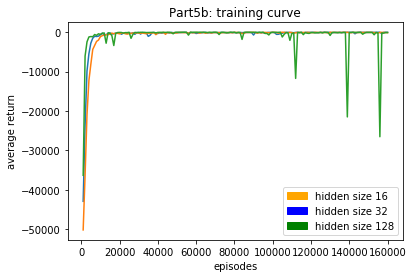

Write Python code to recreate this figure.
#!/usr/bin/env python2
# -*- coding: utf-8 -*-
"""
Created on Wed Mar 28 21:54:10 2018

@author: liuxiaoqin
"""
import matplotlib.patches as mpatches
import matplotlib.pyplot as plt
import numpy as np

fl = open("5b1.txt","r")
fl2 = open("5b2.txt","r")
fl3 = open("5b3.txt","r")
xdata =[]
ydata =[]
count = 1000
for i in fl.readlines():
    [float(s) for s in i.split() if s.isdigit()]
    s = float(s)
    xdata.append(count)
    ydata.append(s)
    count+=1000
    
xdata1 =[]
ydata1 =[]
count = 1000
for i in fl2.readlines():
    [float(s1) for s1 in i.split() if s1.isdigit()]
    s1 = float(s1)
    xdata1.append(count)
    ydata1.append(s1)
    count+=1000

xdata2 =[]
ydata2 =[]
count = 1000
for i in fl3.readlines():
    [float(s2) for s2 in i.split() if s2.isdigit()]
    s2 = float(s2)
    xdata2.append(count)
    ydata2.append(s2)
    count+=1000
    
fig1 = plt.figure(20)
patch1 = mpatches.Patch(color='orange', label='hidden size 16')
patch2 = mpatches.Patch(color='blue', label='hidden size 32')
patch3 = mpatches.Patch(color='green', label='hidden size 128')
plt.legend(handles=[patch1,patch2,patch3])
plt.plot(xdata, ydata, label="hidden size 32")
plt.plot(xdata1, ydata1, label="hidden size 16")
plt.plot(xdata2, ydata2, label="hidden size 128")
plt.ylabel("average return")
plt.xlabel("episodes")
plt.title("Part5b: training curve")
